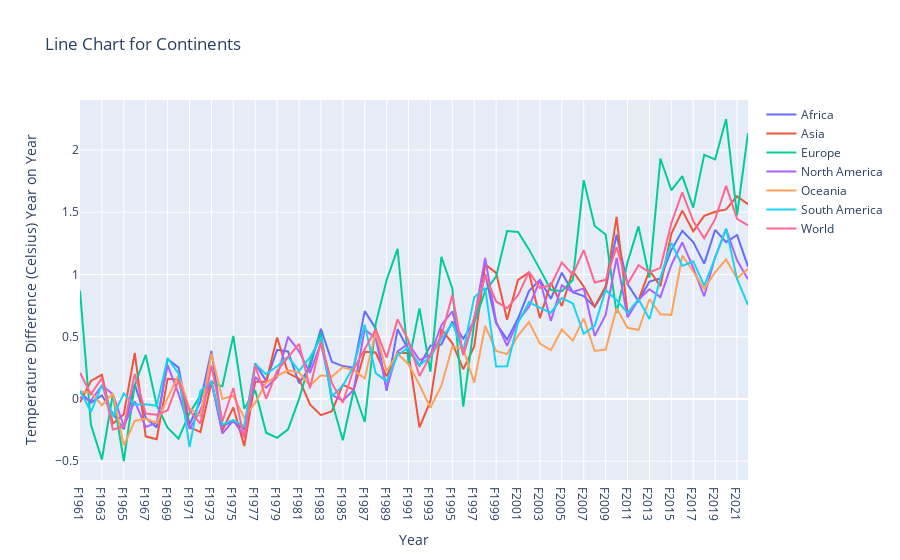

Notebook code for this chart:
### Code cell
# Create x-axis labels (years)
x_labels = cont_df.columns

# Create traces for each continent
traces = []
for continent, row in cont_df.iterrows():
    y_values = row.values  # Select all values of the row

    # Create trace for the line
    trace = go.Scatter(
        x=x_labels,
        y=y_values,
        mode='lines',
        name=continent
    )

    traces.append(trace)

# Create data list with all traces
data = traces

# Create layout
layout = go.Layout(
    title='Line Chart for Continents',
    xaxis=dict(title='Year'),
    yaxis=dict(title='Temperature Difference (Celsius) Year on Year')
)

# Create figure
fig = go.Figure(data=data, layout=layout)

# Display the figure
fig.show()
